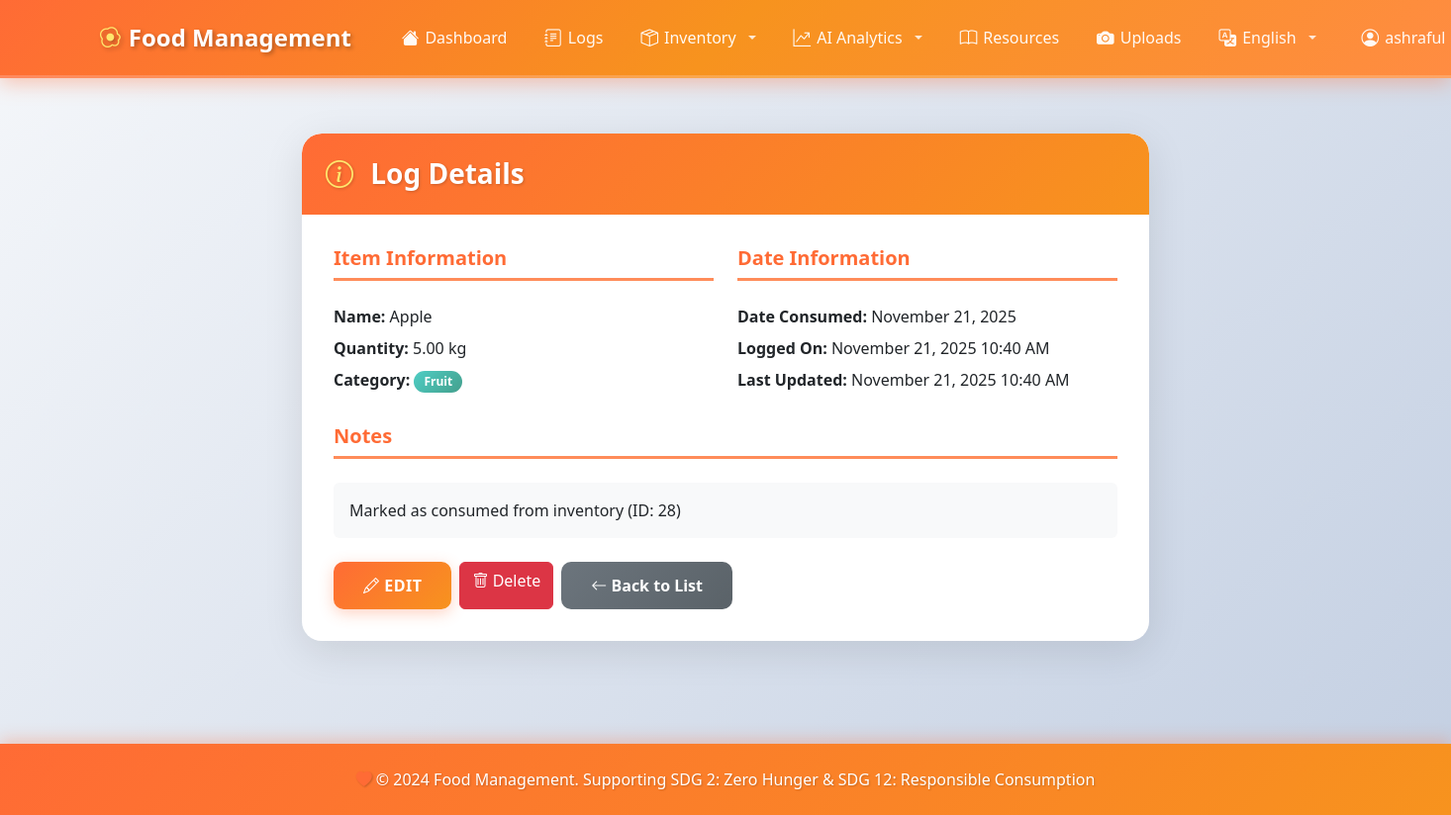
/logs/8/ (signed in), run on an earlier commit of the app's database.
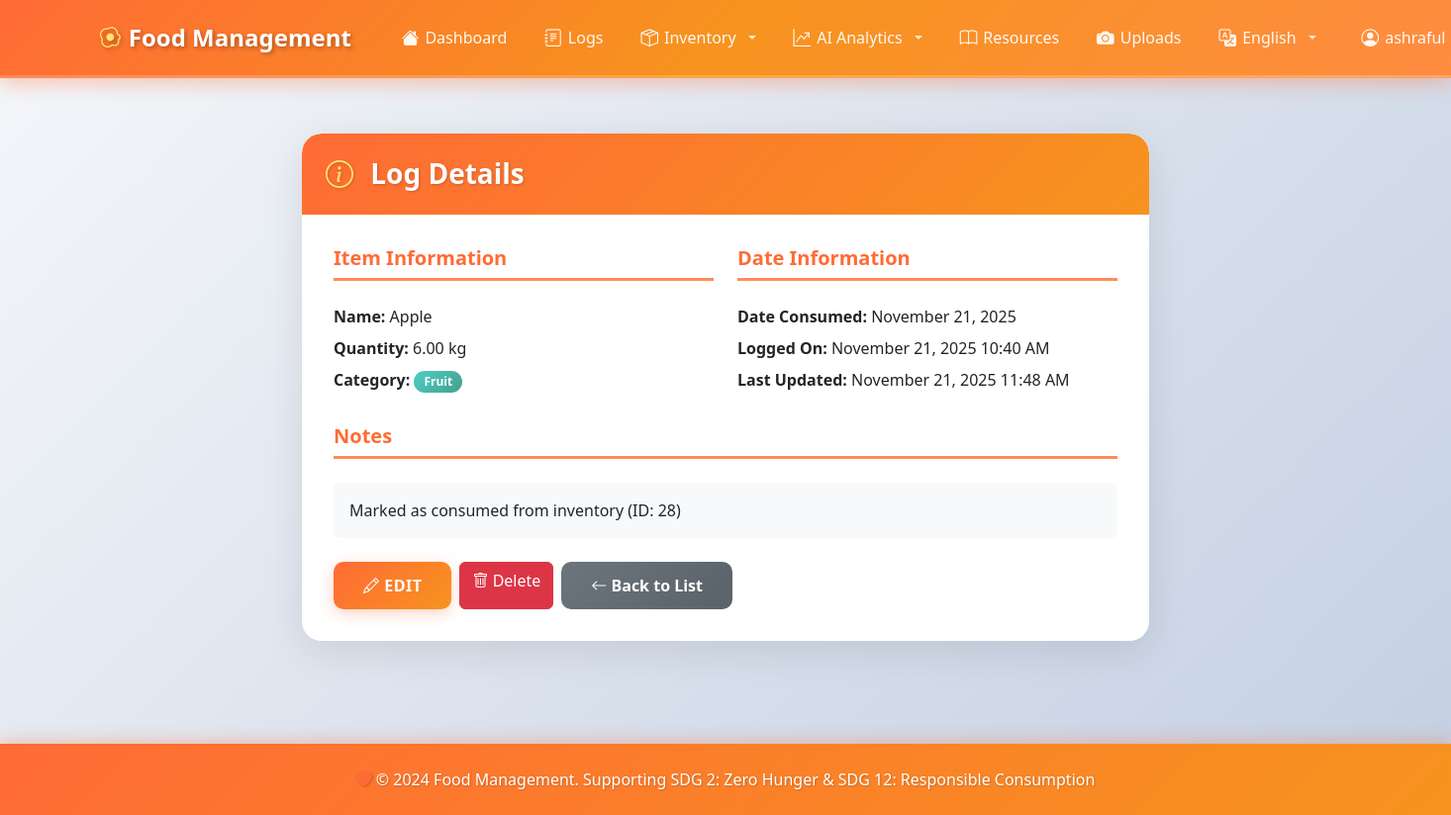
And on a later commit of the database.
### logs/models.py (models this page shows, shortened)
class FoodLog(models.Model):
    CATEGORY_CHOICES = [
        ('vegetable', 'Vegetable'),
        ('fruit', 'Fruit'),
        ('dairy', 'Dairy'),
        ('meat', 'Meat'),
        ('grain', 'Grain'),
        ('beverage', 'Beverage'),
        ('snack', 'Snack'),
        ('other', 'Other'),
    ]
    UNIT_CHOICES = [
        ('kg', 'Kilogram (kg)'),
        ('g', 'Gram (g)'),
        ('lb', 'Pound (lb)'),
        ('oz', 'Ounce (oz)'),
        ('l', 'Liter (l)'),
        ('ml', 'Milliliter (ml)'),
        ('cup', 'Cup'),
        ('piece', 'Piece'),
        ('serving', 'Serving'),
    ]
    user = models.ForeignKey(User, on_delete=models.CASCADE, related_name='food_logs')
    item_name = models.CharField(max_length=255, help_text="Name of the food item")
    quantity = models.DecimalField(
        max_digits=10,
        decimal_places=2,
        validators=[MinValueValidator(0)],
        help_text="Quantity consumed"
    )
    unit = models.CharField(max_length=20, choices=UNIT_CHOICES, default='piece')
    category = models.CharField(max_length=50, choices=CATEGORY_CHOICES, default='other')
    date_consumed = models.DateField(help_text="Date when the food was consumed")
    notes = models.TextField(blank=True, null=True, help_text="Additional notes about the consumption")
    created_at = models.DateTimeField(auto_now_add=True)
    updated_at = models.DateTimeField(auto_now=True)
    class Meta:
        verbose_name = "Food Log"
        verbose_name_plural = "Food Logs"
        ordering = ['-date_consumed', '-created_at']
        indexes = [
            models.Index(fields=['user', '-date_consumed']),
            models.Index(fields=['category']),
        ]

### logs/views.py (the view)
# urls.py: path('<int:pk>/', views.log_detail, name='detail'),
@login_required
def log_detail(request, pk):
    log = get_object_or_404(FoodLog, pk=pk, user=request.user)
    return render(request, 'logs/detail.html', {'log': log})

### templates/logs/detail.html (shortened to what this page needs)
{% extends 'base.html' %}
{% block content %}
<div class="row justify-content-center">
    <div class="col-md-8">
        <div class="card">
            <div class="card-header text-white">
                <h3 class="card-title mb-0">
                    <i class="bi bi-info-circle"></i> Log Details
                </h3>
            </div>
            <div class="card-body">
                <div class="row mb-4">
                    <div class="col-md-6">
                        <h5 class="text-primary-custom">Item Information</h5>
                        <p class="mb-2"><strong>Name:</strong> {{ log.item_name }}</p>
                        <p class="mb-2"><strong>Quantity:</strong> {{ log.quantity }} {{ log.unit }}</p>
                        <p class="mb-2"><strong>Category:</strong>
                            <span class="badge" style="background: var(--gradient-secondary);">
                                {{ log.get_category_display }}
                            </span>
                        </p>
                    </div>
                    <div class="col-md-6">
                        <h5 class="text-primary-custom">Date Information</h5>
                        <p class="mb-2"><strong>Date Consumed:</strong> {{ log.date_consumed|date:"F d, Y" }}</p>
                        <p class="mb-2"><strong>Logged On:</strong> {{ log.created_at|date:"F d, Y g:i A" }}</p>
                        {% if log.updated_at != log.created_at %}
                            <p class="mb-2"><strong>Last Updated:</strong> {{ log.updated_at|date:"F d, Y g:i A" }}</p>
                        {% endif %}
                    </div>
                </div>
                {% if log.notes %}
                <div class="mb-4">
                    <h5 class="text-primary-custom">Notes</h5>
                    <p class="bg-light p-3 rounded">{{ log.notes }}</p>
                </div>
                {% endif %}
                <div class="d-flex gap-2">
                    <a href="{% url 'logs:edit' log.pk %}" class="btn btn-primary">
                        <i class="bi bi-pencil"></i> Edit
                    </a>
                    <a href="{% url 'logs:delete' log.pk %}" class="btn btn-danger">
                        <i class="bi bi-trash"></i> Delete
                    </a>
                    <a href="{% url 'logs:list' %}" class="btn btn-secondary">
                        <i class="bi bi-arrow-left"></i> Back to List
                    </a>
                </div>
            </div>
        </div>
    </div>
</div>
{% endblock %}

What changed in the data, as far as the page shows it:
changed FoodLog "Apple": quantity "5.00" → "6.00"; updated_at "November 21, 2025 10:40 AM" → "November 21, 2025 11:48 AM"
